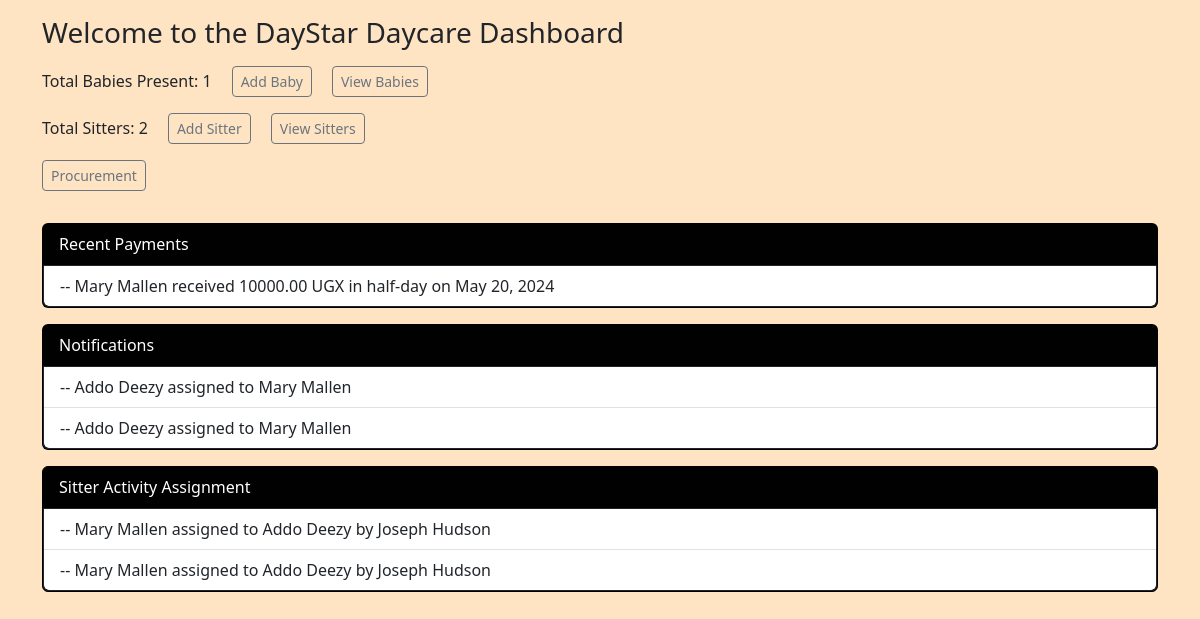
Before: / with the older database file.
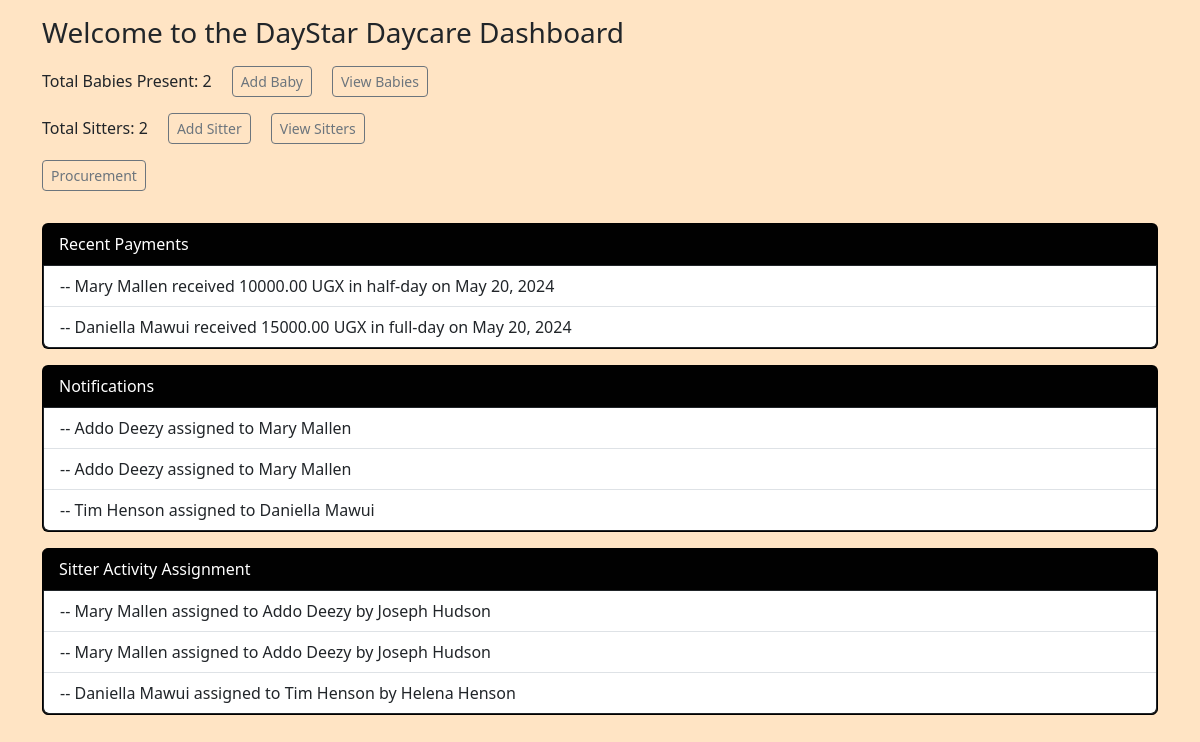
After: the same page with the newer database file.
### daystar/models.py (models this page shows, shortened)
class Payment(models.Model):
    sitter = models.ForeignKey(Sitter, on_delete=models.CASCADE)
    baby = models.ForeignKey(Baby, on_delete=models.CASCADE)
    payment_type = models.CharField(max_length=20)
    amount = models.DecimalField(max_digits=10, decimal_places=2)
    date = models.DateField()

class Sitter(models.Model):
    name = models.CharField(max_length=100)
    location = models.CharField(max_length=100)
    gender = models.CharField(max_length=10)
    education_level = models.CharField(max_length=100, blank=True, null=True)
    contacts = models.CharField(max_length=100, blank=True, null=True)
    on_duty = models.BooleanField(default=True)
    account_balance = models.DecimalField(max_digits=10, decimal_places=2, default=0)
    def __str__(self):
        return self.name

class Notification(models.Model):
    type = models.BooleanField(default=True) # which would be a success status otherwise alert
    message = models.CharField(max_length=100)
    def __str__(self) -> str:
        return self.message

class Activity(models.Model):
    sitter_name = models.CharField(max_length=100)
    payment_amount = models.FloatField()
    baby_name = models.CharField(max_length=100)
    baby_parent = models.CharField(max_length=100)

### daystar/views.py (the view)
# urls.py: path('',views.home),
def home(request):
    baby_count = Baby.objects.count()
    sitter_count = Sitter.objects.count()
    all_babies = Baby.objects.all()
    all_sitters = Sitter.objects.all()
    notifications =  Notification.objects.all()
    activities = Activity.objects.all()
    payments = Payment.objects.all()
    content = {
        'baby_count': baby_count,
        'sitter_count': sitter_count,
        'babies_data': all_babies,
        'sitters_data': all_sitters,
        'notifications': notifications,
        'activities': activities,
        'payments': payments
    }
    return render(request, 'home.html', content)

### templates/home.html (shortened to what this page needs)
{% load static %}
<!DOCTYPE html>
<html lang="en">
<head>
    <link rel="stylesheet" href="{% static 'styles/bootstrap.css' %}">
    <link rel="stylesheet" href="{% static 'styles/home_custom.css' %}">
</head>
<body style="background-color: bisque;">
    <div class="container mt-3">
        <h3>Welcome to the DayStar Daycare Dashboard</h3>
        <div class='container align_horizon mt-3 p-0'>
            <p>Total Babies Present: {{ baby_count }}</p>
            <a href="{% url 'add_baby' %}"><p><button class='btn btn-sm btn-outline-secondary'>Add Baby</button></p></a>
            <a href="{% url 'view_babies' %}"><p><button class='btn btn-sm btn-outline-secondary'>View Babies</button></p></a>
        </div>
        <div class='container align_horizon p-0'>
            <p class=''>Total Sitters: {{ sitter_count }}</p>
            <a href="{% url 'add_sitter' %}"><p><button class='btn btn-sm btn-outline-secondary'>Add Sitter</button></p></a>
            <a href="{% url 'view_sitters' %}"><p><button class='btn btn-sm btn-outline-secondary'>View Sitters</button></p></a>
        </div>
        <div class="container align_horizon p-0">
            <a href="{% url 'procurement' %}"><p><button class='btn btn-sm btn-outline-secondary'>Procurement</button></p></a>
        </div>
        <div class="card bg-black mt-3">
            <div class="card-header" style="color: white;">
                Recent Payments
            </div>
            <ul class="list-group list-group-flush" style="max-height: 150px; overflow-y: auto; border: solid 1px;">
                {% for payment in payments %}
                    <li class="list-group-item">-- {{ payment.sitter }} received {{ payment.amount }} UGX in {{ payment.payment_type }} on {{ payment.date }}</li>
                {% empty %}
                    <li class="list-group-item">No recent payments</li>
                {% endfor %}
            </ul>
        </div>
        <div class="card mt-3 bg-black">
            <div class="card-header" style="color: white;">
                Notifications
            </div>
            <ul class="list-group list-group-flush" style="max-height: 150px; overflow-y: auto; border: solid 1px;">
                {% for notification in notifications %}
                    <li class="list-group-item">-- {{ notification }}</li>
                {% empty %}
                    <li class="list-group-item">No notifications</li>
                {% endfor %}
            </ul>
        </div>
        <div class="card bg-black mb-4 mt-3" style="border: solid 1px black;">
            <div class="card-header" style="color: white;">
                Sitter Activity Assignment
            </div>
            <ul class="list-group list-group-flush" style="max-height: 150px; overflow-y: auto; border: solid 1px;">
                {% for activity in activities %}
                    <li class="list-group-item">-- {{ activity.sitter_name }} assigned to {{ activity.baby_name }} by {{ activity.baby_parent }}</li>
                {% empty %}
                    <li class="list-group-item">No active sitter activities</li>
                {% endfor %}
            </ul>
        </div>
    </div>
</body>
</html>

Changed rows visible on the page:
added Payment: sitter "Daniella Mawui", amount "15000.00", payment_type "full-day", date "May 20, 2024"
added Notification: message "Tim Henson assigned to Daniella Mawui"
added Activity: sitter_name "Daniella Mawui", baby_name "Tim Henson", baby_parent "Helena Henson"
Other visible differences:
{{ baby_count }}: "1" → "2"
